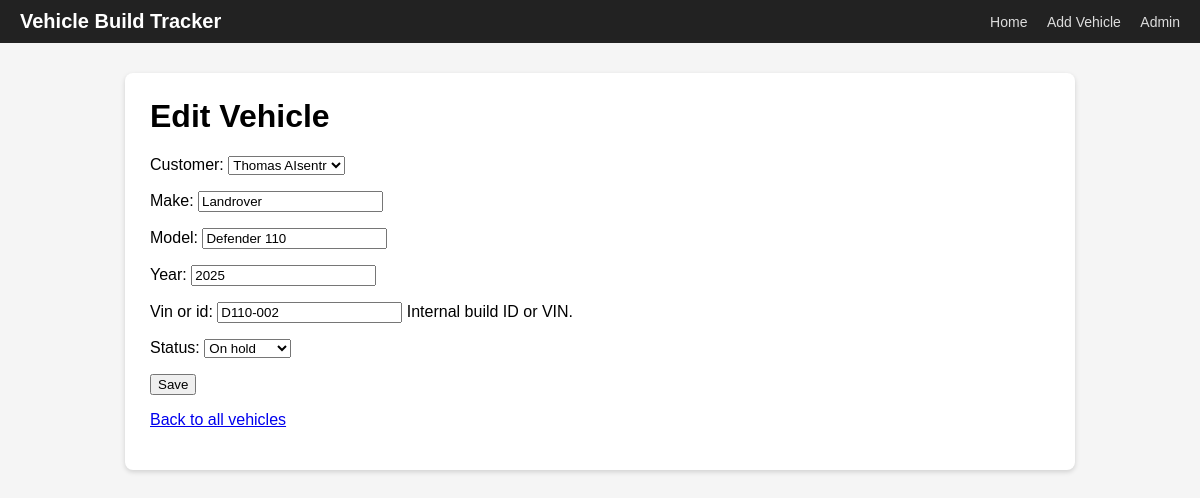
/vehicles/4/edit/, run on the app's committed database.
### builds/models.py (models this page shows, shortened)
class Vehicle(models.Model):
    STATUS_CHOICES = [
        ("active", "Active"),
        ("completed", "Completed"),
        ("on_hold", "On hold"),
    ]
    customer = models.ForeignKey(
        Customer,
        on_delete=models.CASCADE,
        related_name="vehicles",
    )
    make = models.CharField(max_length=50)
    model = models.CharField(max_length=50)
    year = models.PositiveIntegerField(blank=True, null=True)
    vin_or_id = models.CharField(
        max_length=100,
        unique=True,
        help_text="Internal build ID or VIN.",
    )
    status = models.CharField(
        max_length=20,
        choices=STATUS_CHOICES,
        default="active",
    )
    created_at = models.DateTimeField(auto_now_add=True)
    class Meta:
        ordering = ["-created_at"]

### builds/views.py (the view)
# urls.py: path("vehicles/<int:pk>/edit/", views.vehicle_update, name="vehicle_update"),
def vehicle_update(request, pk):
    vehicle = get_object_or_404(Vehicle, pk=pk)
    if request.method == "POST":
        form = VehicleForm(request.POST, instance=vehicle)
        if form.is_valid():
            form.save()
            messages.success(request, "Vehicle updated successfully.")
            return redirect("vehicle_detail", pk=vehicle.pk)
    else:
        form = VehicleForm(instance=vehicle)
    return render(
        request, "builds/vehicle_form.html", {"form": form, "title": "Edit Vehicle"}
    )

### builds/forms.py
class VehicleForm(forms.ModelForm):
    class Meta:
        model = Vehicle
        fields = [
            "customer",
            "make",
            "model",
            "year",
            "vin_or_id",
            "status",
        ]

### builds/models.py (called while the page is built)
    def __str__(self):
        return f"{self.first_name} {self.last_name}".strip()

### templates/builds/vehicle_form.html (shortened to what this page needs)
{% extends "base.html" %}
{% block content %}
<h1>{{ title }}</h1>
<form method="post">
    {{ form.as_p }}
    <button type="submit" class="button">Save</button>
</form>
<p><a href="{% url 'vehicle_list' %}">Back to all vehicles</a></p>
{% endblock %}

### templates/base.html (style rules this page uses)
body { margin: 0; padding: 0; font-family: Arial, sans-serif; background: #f5f5f5; }
h1, h2, h3 { margin-top: 0; }

### data on the page
Vehicle: customer "Thomas AIsentr", make "Landrover", model "Defender 110", year "2025", vin_or_id "D110-002", status "On hold"

### other printed values
{{ title }} "Edit Vehicle"
